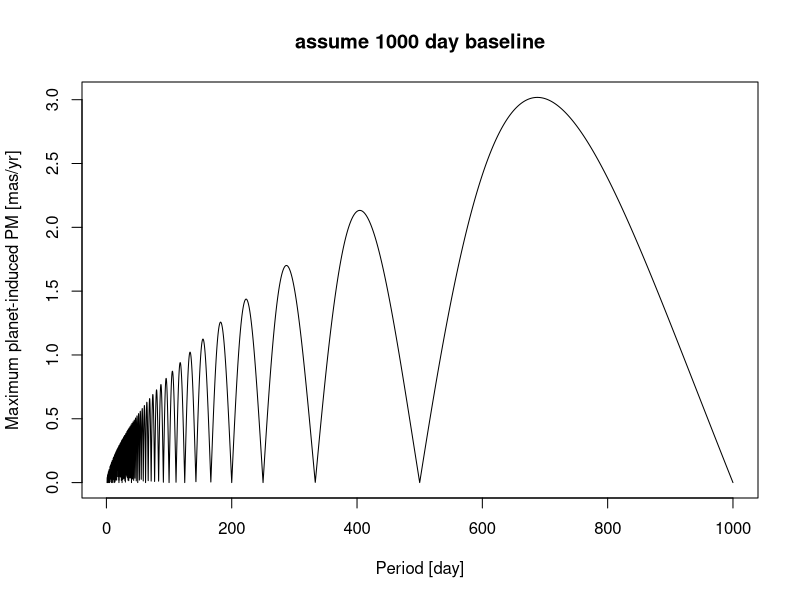

Recreate this plot in R.
Ps <- seq(1,1000,by=0.1)
a <- (Ps/365.25)^(2/3)*1e3#mas
theta <- (1000%%Ps)/Ps*(2*pi)#rad
rho <- 2*a*sin(theta/2)#maximum separation
pmp <- rho/1000#assume a baseline of 1000 days
fout <- 'planet_PM.pdf'
cat(fout,'\n')
pdf(fout,4,4)
plot(Ps,pmp,type='l',xlab='Period [day]',ylab='Maximum planet-induced PM [mas/yr]',main='assume 1000 day baseline')
dev.off()


